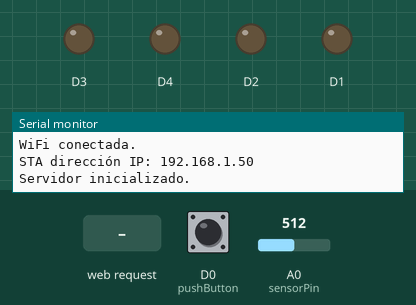
This sketch was run on a simulated ESP8266 (NodeMCU). Shown: output pins drawn as LEDs (lit = HIGH), the last lines printed to the serial monitor. The test bench sets the inputs (shaded band); at power-on: D0 (pushButton) LOW, A0 (sensorPin) = 512. WiFi joins after 1.5 s; servers stay silent unless stated; network time is answered at once with the bench clock; the local clock reads 2024-03-15 10:24:30 at power-on unless the sketch sets it.

Above: at 2.7 s.
2.8 s: HTTP request GET /auto received
At 4.2 s:
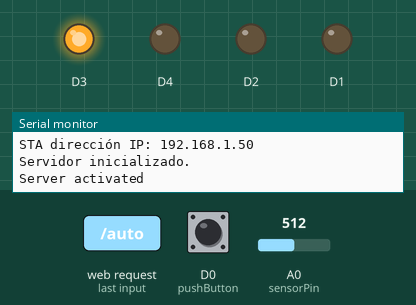
Timing chart, 0 to 5.8 s (numbered marks = the images above; inputs shaded):
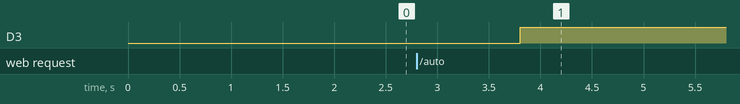

The sketch:

code.ino
```cpp
#pragma region webcode
char webpageCode0[] =R"=====(
<!DOCTYPE html>
<html>
<title>Final Proyect IoT</title>
<meta charset="UTF-8">
<meta name="viewport" content="width=device-width, initial-scale=1">
<meta http-equiv="refresh" content="2">
<link rel="icon" href="icon.png" type="image/x-icon">
<link rel="stylesheet" href="https://www.w3schools.com/w3css/4/w3.css">
<link rel="stylesheet" href="https://fonts.googleapis.com/css?family=Raleway">
<link rel="stylesheet" href="https://cdnjs.cloudflare.com/ajax/libs/font-awesome/4.7.0/css/font-awesome.min.css">
<style>
html,body,h1,h2,h3,h4,h5 {font-family: "Raleway", sans-serif}
tr{
  cursor: pointer;
}
</style>
<body class="w3-light-grey">

<!-- Top container -->
<div class="w3-bar w3-top w3-black w3-large" style="z-index:4">
  <button class="w3-bar-item w3-button w3-hide-large w3-hover-none w3-hover-text-light-grey" onclick="w3_open();"><i class="fa fa-bars"></i> &nbsp;Menu</button>
  <div class="w3-bar-item w3-right" style="display: flex; justify-content: space-between;">
	<span>)=====";
//Time
char webpageCode1[] =R"=====(
    </span>
  </div>
</div>

<!-- Sidebar/menu -->
<nav class="w3-sidebar w3-collapse w3-white" style="z-index:3;width:300px;" id="mySidebar"><br>
  <div class="w3-container">
    <h5><i class="fa fa-microchip"></i> Interaction</h5>
  </div>
  <div class="w3-bar-block">
	  )=====";
char webpageCode1_1[] =R"=====(
	  <a id="status1" onClick=location.href='/led1on' class="w3-bar-item w3-button w3-padding"><i class="fa fa-lightbulb-o fa-fw"></i>&nbsp; Light 1</a>
	  <a id="status2" onClick=location.href='/led2on' class="w3-bar-item w3-button w3-padding"><i class="fa fa-lightbulb-o fa-fw"></i>&nbsp; Light 2</a>
	  <a id="status3" onClick=location.href='/led3on' class="w3-bar-item w3-button w3-padding"><i class="fa fa-snowflake-o fa-fw"></i>&nbsp; Air conditioned</a>
	  <a id="status4" onClick=location.href='/led4on' class="w3-bar-item w3-button w3-padding"><i class="fa fa-fire fa-fw"></i>&nbsp; Heater</a>
)=====";
//Buttons
char webpageCode2[] =R"=====(
	  <img src="https://upload.wikimedia.org/wikipedia/commons/1/1f/Ucatolica2.jpg" alt="UCB logo" style="height: 8rem; padding-left: 0.5em">
    <!-- weather widget start --><a target="_blank" href="https://www.booked.net/weather/la-paz-13481"><img src="https://w.bookcdn.com/weather/picture/32_13481_1_1_34495e_250_2c3e50_ffffff_ffffff_1_2071c9_ffffff_0_6.png?scode=124&domid=w209&anc_id=89415" alt="booked.net"/></a><!-- weather widget end -->
    <!-- <a target="_blank" href="https://www.booked.net/weather/la-paz-13481"><img src="https://w.bookcdn.com/weather/picture/21_13481_1_1_3658db_250_2a48ba_ffffff_ffffff_1_2071c9_ffffff_0_6.png?scode=124&domid=w209&anc_id=33716" alt="booked.net"/></a>weather widget end -->
  </div>
</nav>


<!-- Overlay effect when opening sidebar on small screens -->
<div class="w3-overlay w3-hide-large w3-animate-opacity" onclick="w3_close()" style="cursor:pointer" title="close side menu" id="myOverlay"></div>

<!-- !PAGE CONTENT! -->
<div class="w3-main" style="margin-left:300px;margin-top:43px;">

  <!-- Header -->
  <header class="w3-container" style="padding-top:22px">
    <h5><b><i class="fa fa-cloud"></i> Enviroment Control</b></h5>
  </header>

  <div class="w3-row-padding w3-margin-bottom">
    <div class="w3-quarter">
      <div class="w3-container w3-red w3-padding-16">
        <div class="w3-left"><i class="fa fa-user w3-xxxlarge"></i></div>
        <div class="w3-right">
          <h3>)=====";
//People
char webpageCode3[] =R"=====(
          </h3>
        </div>
        <div class="w3-clear"></div>
        <h4>People</h4>
      </div>
    </div>
    <div class="w3-quarter">
      <div class="w3-container w3-blue w3-padding-16">
        <div class="w3-left"><i class="fa fa-sun-o w3-xxxlarge"></i></div>
        <div class="w3-right">
          <h3><div id = "output">12°C</div></h3>
        </div>
        <div class="w3-clear"></div>
        <h4>Weather</h4>
      </div>
    </div>
    <div class="w3-quarter">
      <div class="w3-container w3-teal w3-padding-16">
        <div class="w3-left"><i class="fa fa-thermometer-1 w3-xxxlarge"></i></div>
        <div class="w3-right">
          <h3>)=====";
// Temperature sensor
char webpageCode4[] =R"=====(
          </h3>
        </div>
        <div class="w3-clear"></div>
        <h4>Temperature</h4>
      </div>
    </div>
    <div class="w3-quarter">
      <div class="w3-container w3-orange w3-text-white w3-padding-16">
        <div class="w3-left"><i class="fa fa-wifi w3-xxxlarge"></i></div>
        <div class="w3-right">
          <h3>)=====";
// Wifi Stength
char webpageCode5[] =R"=====(
          </h3>
        </div>
        <div class="w3-clear"></div>
        <h4>Wifi signal</h4>
      </div>
    </div>
  </div>

  <div class="w3-panel">
    <div class="w3-row-padding" style="margin:0 -16px">
      <div class="w3-twothird">
        <h5><i class="fa fa-home fa-fw"></i>Home status</h5>
        <table class="w3-table w3-striped w3-white">
          <tr onClick=location.href='/led1off' >
            <td><i class="fa fa-lightbulb-o w3-text-green w3-large"></i></td>
            <td>Light 1</td>
<td id="state1"><i class="fa fa-toggle-)=====";
char webpageCode6[] =R"=====(
"></i></td>
          </tr>
          <tr onClick=location.href='/led2off'>
            <td><i class="fa fa-lightbulb-o w3-text-yellow w3-large"></i></td>
            <td>Light 2</td>
<td id="state2"><i class="fa fa-toggle-)=====";
char webpageCode7[] =R"=====(
"></td>
          </tr>
          <tr onClick=location.href='/led3off'>
            <td><i class="fa fa-snowflake-o w3-text-blue w3-large"></i></td>
            <td>Air conditioned</td>
<td id="state3"><i class="fa fa-toggle-)=====";
char webpageCode8[] =R"=====(
"></i></td>
          </tr>
          <tr onClick=location.href='/led4off'>
            <td><i class="fa fa-fire w3-text-red w3-large"></i></td>
            <td>Heater</td>
<td id="state4"><i class="fa fa-toggle-)=====";
char webpageCode9[] =R"=====(
"></i></td>
          </tr>
        </table>
      </div>
    </div>
  </div>
  <hr>
  <div class="w3-container">

  <!-- Footer -->
  <footer class="w3-container w3-padding-16 w3-light-grey" >
    <h4>AUTHOR</h4>
    <a href="mailto:sergio.fernandez@ucb.edu.bo" target="_blank"><i class="fa fa-envelope fa-fw"></i> Sergio Fernandez</a>
  </footer>

  <!-- End page content -->
</div>

<script>
// Get the Sidebar
var mySidebar = document.getElementById("mySidebar");

// Get the DIV with overlay effect
var overlayBg = document.getElementById("myOverlay");

// Toggle between showing and hiding the sidebar, and add overlay effect
function w3_open() {
  if (mySidebar.style.display === 'block') {
    mySidebar.style.display = 'none';
    overlayBg.style.display = "none";
  } else {
    mySidebar.style.display = 'block';
    overlayBg.style.display = "block";
  }
}

// Close the sidebar with the close button
function w3_close() {
  mySidebar.style.display = "none";
  overlayBg.style.display = "none";
}
let manual = ['<a href="#" class="w3-bar-item w3-button w3-padding w3-green"><i class="fa fa-hand-stop-o fa-fw"></i>&nbsp; Manual</a>', '<a href="#" class="w3-bar-item w3-button w3-padding w3-blue"><i class="fa fa-power-off fa-fw"></i>&nbsp; Auto</a>']
let flag = 0;
var sts = {'status1': ['state1',0],
           'status2': ['state2',0],
           'status3': ['state3',0],
           'status4': ['state4',0]
}

function onoff(x){
  if(x){
    return '<i class="fa fa-toggle-on">';
    }
  else{
    return '<i class="fa fa-toggle-off">';
  }
}

function actuator(clicked_id){
  if(flag){
    document.getElementById(sts[clicked_id][0]).innerHTML = onoff(sts[clicked_id][1]);
    sts[clicked_id][1] += 1;
    sts[clicked_id][1] %= 2;
  }
}

var toggle = function(){
  var attribute = this.id;
  document.getElementById('toggleauto').innerHTML = manual[flag];
  flag +=1;
  flag %= 2;
}

var queryURL = "https://query.yahooapis.com/v1/public/yql?q=select%20item.condition%20from%20weather.forecast%20where%20woeid%20%3D%202487889&format=json&env=store%3A%2F%2Fdatatables.org%2Falltableswithkeys/";

$.getJSON(queryURL, function (data) {

  var results = data.query.results
  var firstResult = results.channel.item.condition
  console.log(firstResult);

  var location = 'Unknown' // not returned in response
  var temp = firstResult.temp

  $('#output').append(temp + '°C');

})

</script>
</body>
</html>
)=====";
#pragma endregion webcode

//============================================
//ESP8266 Web Server (HTML + CSS + JavaScript)
//============================================
#include <ESP8266WiFi.h>
#include <ESP8266WebServer.h>
#include <ESP8266HTTPClient.h>
#include <ESP8266mDNS.h>
#include <WiFiUdp.h>
#include <ArduinoOTA.h>
#include <ESP8266WiFi.h>
#include <NTPClient.h>
//------------------------------------------
// OTA Variables
#ifndef STASSID
#define STASSID "Fernandez"
#define STAPSK  "sparkie5919"
#endif
#define BLYNK_PRINT Serial
//------------------------------------------
WiFiServer server(80);
const char* ssid = "Fernandez";
const char* password = "sparkie5919";
//------------------------------------------
// Time variables
//------------------------------------------
const long utcOffsetInSeconds = 3600;
char daysOfTheWeek[7][12] = {"Sunday", "Monday", "Tuesday", "Wednesday", "Thursday", "Friday", "Saturday"};

// Define NTP Client to get time
WiFiUDP ntpUDP;
NTPClient timeClient(ntpUDP, "pool.ntp.org", utcOffsetInSeconds);

//------------------------------------------
// Wifi strength variables
const int MAX_VAL = -20; // define maximum signal strength (in dBm)
const int MIN_VAL = -80; // define minimum signal strength (in dBm)
//------------------------------------------
// Pinout
//------------------------------------------
int pushButton = D0;
int sensorPin = A0;
int acts[4] = {0, 0, 0, 0};
int c[4] = {0 ,0 ,0 ,0};
bool toggle_auto = 0;
char manual_gui[] =R"=====(<a onClick=location.href='/manual' href="#" class="w3-bar-item w3-button w3-padding w3-green"><i class="fa fa-hand-stop-o fa-fw"></i>&nbsp; Manual</a>)=====";
char auto_gui[] =R"=====(<a onClick=location.href='/auto' href="#" class="w3-bar-item w3-button w3-padding w3-blue"><i class="fa fa-power-off fa-fw"></i>&nbsp; Auto</a>)=====";
String wifi_level[] = {"VERY LOW", "LOW", "HIGH", "VERY HIGH"};
//=================================================================
// Functions definition
void otaconnect();
bool person();
int temperature();

// Functions
void otaconnect(){
  Serial.println("Booting");
  WiFi.mode(WIFI_STA);
  WiFi.begin(ssid, password);
  while (WiFi.waitForConnectResult() != WL_CONNECTED) {
    Serial.println("Connection Failed! Rebooting...");
    delay(5000);
    ESP.restart();
  }

  ArduinoOTA.onStart([]() {
    String type;
    if (ArduinoOTA.getCommand() == U_FLASH) {
      type = "sketch";
    } else { // U_FS
      type = "filesystem";
    }

    // NOTE: if updating FS this would be the place to unmount FS using FS.end()
    Serial.println("Start updating " + type);
  });
  ArduinoOTA.onEnd([]() {
    Serial.println("\nEnd");
  });
  ArduinoOTA.onProgress([](unsigned int progress, unsigned int total) {
    Serial.printf("Progress: %u%%\r", (progress / (total / 100)));
  });
  ArduinoOTA.onError([](ota_error_t error) {
    Serial.printf("Error[%u]: ", error);
    if (error == OTA_AUTH_ERROR) {
      Serial.println("Auth Failed");
    } else if (error == OTA_BEGIN_ERROR) {
      Serial.println("Begin Failed");
    } else if (error == OTA_CONNECT_ERROR) {
      Serial.println("Connect Failed");
    } else if (error == OTA_RECEIVE_ERROR) {
      Serial.println("Receive Failed");
    } else if (error == OTA_END_ERROR) {
      Serial.println("End Failed");
    }
  });
  ArduinoOTA.begin();
  Serial.println("Ready");
  Serial.print("IP address: ");
  Serial.println(WiFi.localIP());
}
bool person(){
    return digitalRead(pushButton);
}
int temperature(){
    return (analogRead(sensorPin) / 1023.0) * 500;
}

void setup()
{
  otaconnect();
  server.begin();                         //inicializamos el servidor
  timeClient.begin();
  timeClient.setTimeOffset(-14400);
  WiFi.mode(WIFI_STA);    // Accsses Point por software
  WiFi.begin(ssid, password);
  while (WiFi.status() != WL_CONNECTED) {
  delay(500);
  Serial.begin(115200);
  Serial.print(".");
  }
  WiFi.setAutoReconnect(true);
  Serial.println("WiFi conectada.");
  Serial.println();
  WiFi.printDiag(Serial);
  Serial.println();
  Serial.print("STA dirección IP: ");
  Serial.println(WiFi.localIP());
  server.begin();
  Serial.println("Servidor inicializado.");

  // pinout
  pinMode(pushButton, INPUT);
  pinMode(D1, OUTPUT);
  pinMode(D2, OUTPUT);
  pinMode(D3, OUTPUT);
  pinMode(D4, OUTPUT);
}
//=================================================================
void loop()
{
  ArduinoOTA.handle();
  timeClient.update();
  // STATION CONFIGURATION
  WiFiClient client = server.available();
  if (!client) {
    return;
  }
  Serial.println("Server activated");

  // Lee la petición
  // LEE PETICIONES
  String peticion = client.readStringUntil('r');
  client.flush();

  if (peticion.indexOf(String("/auto")) != -1){
      toggle_auto = 0;
  }
  if (peticion.indexOf(String("/manual")) != -1){
      toggle_auto = 1;
  }
  if (toggle_auto)
  {
    if (peticion.indexOf(String("/led1on")) != -1)
      acts[0] = 1;
    if (peticion.indexOf(String("/led2on")) != -1)
      acts[1] = 1;
    if (peticion.indexOf(String("/led3on")) != -1)
      acts[2] = 1;
    if (peticion.indexOf(String("/led4on")) != -1)
      acts[3] = 1;
    if (peticion.indexOf(String("/led1off")) != -1)
      acts[0] = 0;
    if (peticion.indexOf(String("/led2off")) != -1)
      acts[1] = 0;
    if (peticion.indexOf(String("/led3off")) != -1)
      acts[2] = 0;
    if (peticion.indexOf(String("/led4off")) != -1)
      acts[3] = 0;
  }
  else
  {
    if (temperature() > 80)
    {
      acts[2] = 1;
      acts[3] = 0;
    }
    else if (temperature() < 20)
    {
      acts[2] = 0;
      acts[3] = 1;
    }
    else
    {
      acts[2] = 0;
      acts[3] = 0;
    }
    if (person())
    {
      acts[0] = 1;
    }
    else
    {
      acts[0] = 0;
    }

  }


  #pragma region client
  client.println("HTTP/1.1 200 OK");
  client.println("");
  client.println(webpageCode0);
  // time
  client.print(timeClient.getHours());
  client.print(":");
  client.print(timeClient.getMinutes());
  client.print(webpageCode1);

  client.print(auto_gui);
  client.print(manual_gui);

  client.print(webpageCode1_1);
  client.print(webpageCode2);
  // People
  client.print(String(person()));
  client.print(webpageCode3);
  // Temperature
  client.print(String(temperature())+"°C");
  client.print(webpageCode4);
  // WiFi strength
  long rssi = WiFi.RSSI();
  int strength = map(rssi, MIN_VAL, MAX_VAL, 0, 3);
  client.print(wifi_level[strength]);
  client.print(webpageCode5);
  #pragma region Home_status
  client.print(acts[0]?"on":"off");
  digitalWrite(D1, acts[0]?HIGH:LOW);
  client.print(webpageCode6);

  client.print(acts[1]?"on":"off");
  digitalWrite(D2, acts[1]?HIGH:LOW);
  client.print(webpageCode7);

  client.print(acts[2]?"on":"off");
  digitalWrite(D3, acts[2]?HIGH:LOW);
  client.print(webpageCode8);

  client.print(acts[3]?"on":"off");
  digitalWrite(D4, acts[3]?HIGH:LOW);
  client.print(webpageCode9);
  #pragma endregion Home_status
  #pragma endregion client
}
```

Measured:
- after the input at 2.8 s, D3: LOW → HIGH after 1.0 s
